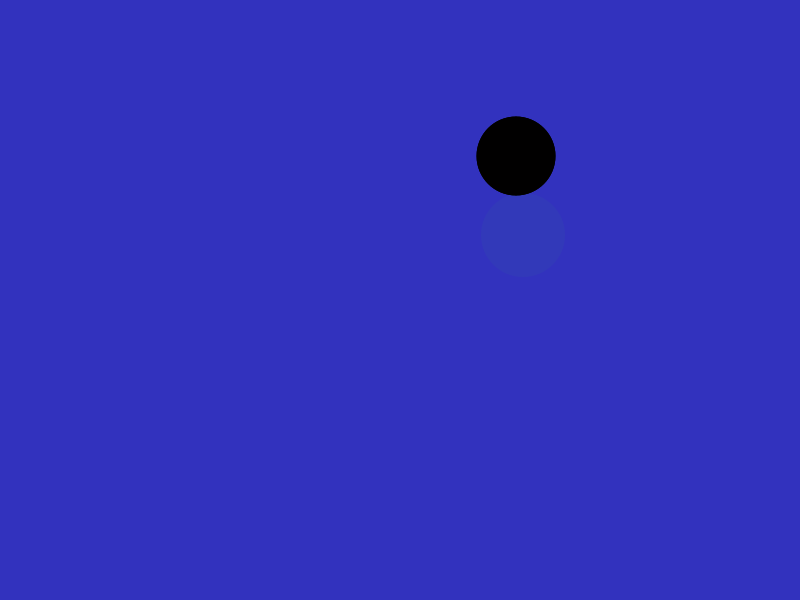
Frame 1 (no input)
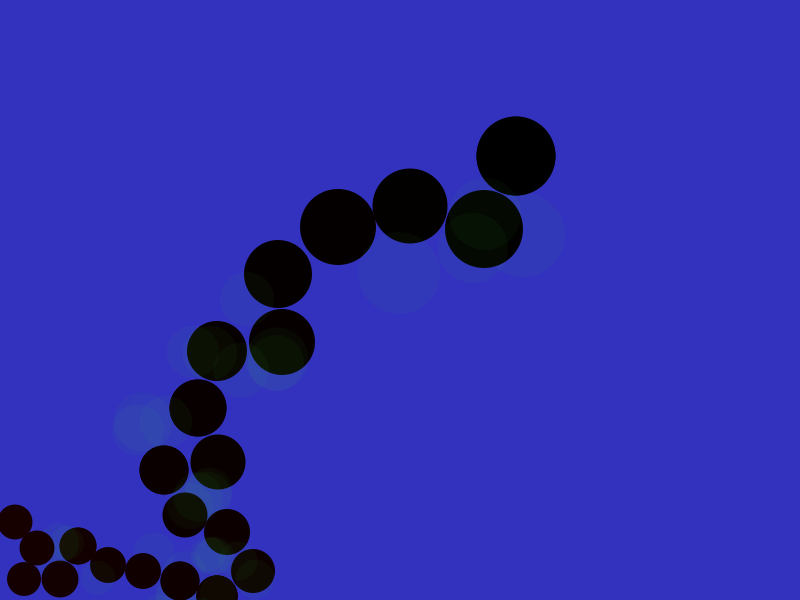
Frame 60 (the mouse pressed at the canvas centre just before this capture)
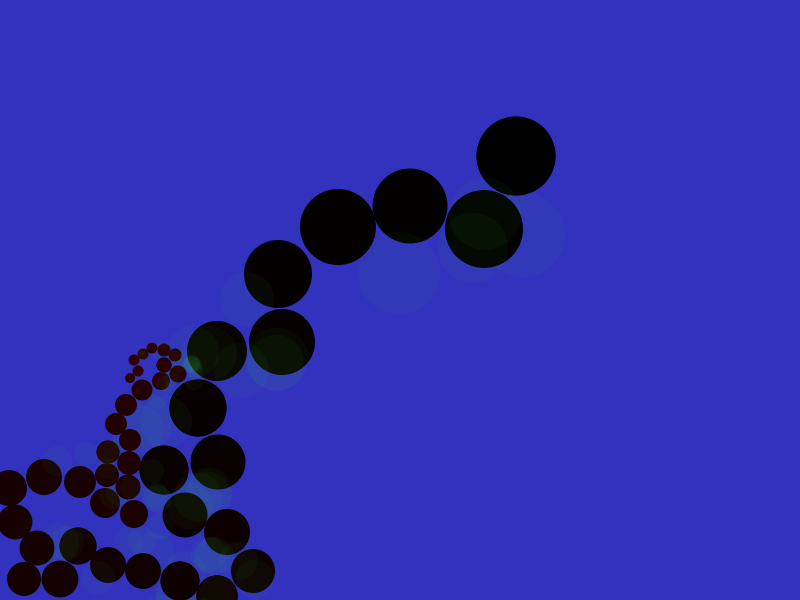
Frame 120 (the mouse held since frame 60 and released just before this capture)

The Processing sketch that drew these frames (run headless with seeded random() and noise(); from frame 60 on, the mouse is pressed at the canvas centre):

// Processing sketch: processing_16313
// ── processing_16313.pde

/*
  circlesuccession

  this applet will draw a succession of circles, each in a random direction, slowly turning from black to red
  i've written this to learn how arrays work and found that it's quite addictive to watch ;]

  -- 03-12-2010 totalwormage
*/

/* arrays in which we will store the position, colour and size of circles */
int[] x = new int[1];
int[] y = new int[1];
int[] c = new int[2];
float[] s = new float[1];
/* minimum and maximum size of circles */
float s_min;
float s_max = 80;
float angle;
PVector pos, pos_temp;
/* 'couldbe', 'cannot' and loopcounter respectively */
int zouKunnenCounter, kanNietCounter, loopCount;
boolean waitForInput;

void setup() {
  size(800,600);
  background(50,50,190);
  frameRate(20);
  smooth();
  /* create the first circle at a random point, semi-random size, with black colour */
  x[0] = int(random(1,width-1));
  y[0] = int(random(1,height-1));
  s[0] = int(random(60,int(s_max)));
  /* i don't know why, but sometimes the script screws up at the start resulting in an outofbounds error
  an ugly fix for this is to have a longer colour array */
  c[0] = 0;
  c[1] = 0;
  noStroke();
  fill(c[1],0,0);
  ellipse(x[0],y[0],s[0],s[0]);
}

void draw() {
  /* this is the 'waitForInput indicator', normally invisible */
  fill(50,50,190);
  rect(0,0,10,10);
  zouKunnenCounter = 0;
  /* pick a random angle in which to grow */
  angle = random(0,TWO_PI);
  /* make room in position, size and colour arrays for the next circle */
  x = expand(x,x.length+1);
  y = expand(y,y.length+1);
  s = expand(s,s.length+1);
  c = expand(c,c.length+1);
  /* if the size of the circles becomes too small, stop drawing them and wait for user input */
  if (s[s.length-2] < 3) {
    waitForInput = true;
    loopCount++;
    x = expand(x,x.length+1);
    y = expand(y,y.length+1);
    s = expand(s,s.length+1);
    c = expand(c,c.length+1);
    /* let the user know we're waiting for input by showing a green rect at the top left corner */
    fill(0,220,0);
    rect(0,0,10,10);
    noLoop();
  } else {
    /* the min and max size of the next circle is within a range of the previous circle's size */
    s_min = s[s.length-2]*0.9;
    s[s.length-1] = int(random(s_min,s[s.length-2]*1.1));
    /* move to the last drawn circle position and pick a position for the next one */
    pushMatrix();
    translate(x[x.length-2],y[y.length-2]);
    x[x.length-1] = int(x[x.length-2] + s[s.length-2] * cos(angle)+1);
    y[y.length-1] = int(y[y.length-2] + s[s.length-2] * sin(angle)+1);
    popMatrix();
    /* store that position in a PVector */
    pos = new PVector(x[x.length-1],y[y.length-1]);
    /* now we go throught every circle, using the x array as a counter */
    for(int i = 0; i < x.length-1; i++) {
      /* store each circle's position in a temporary PVector */
      pos_temp = new PVector(x[i],y[i]);
      /* if the distance between the next circle's radius and already drawn circle's radius is big enough for the two not to overlap
      and we're not outside the canvas we add 1 to the couldbecounter */
      if(pos_temp.dist(pos) >= s[i] / 2 + s[s.length-1] / 2 - 1 && pos.x > 0 && pos.y > 0 && pos.x < width && pos.y < height) {
        zouKunnenCounter++;
      } else {
        /* otherwise we add 1 to the cannotcounter, draw a transparant circle on that position, and break this loop */
        kanNietCounter++;
        fill(40,220,40,10);
        noStroke();
        ellipse(x[x.length-1],y[y.length-1],s[s.length-1],s[s.length-1]);
        /* delete the 'invalid' position from all arrays */
        x = shorten(x);
        y = shorten(y);
        s = shorten(s);
        c = shorten(c);
        break;
      }
    }
    /* when the couldbecounter equals the length of the x array there's no overlap whatsoever, we can draw a circle here! \o/ */
    if (zouKunnenCounter == x.length-1) {
      kanNietCounter = 0;
      c[c.length -1] = c[c.length-2] + 1; // this one used to cause the outofboundserror >_<
      fill(c[c.length -1],0,0);
      ellipse(x[x.length-1],y[y.length-1],s[s.length-1],s[s.length-1]);
    }

    /* if we've tried 80 times to draw a circle and failed there probably isn't room to draw another circle from this point */
    if (kanNietCounter >= 80) {
      kanNietCounter = 0;
      loopCount++;
      /* if we're stuck and the user has restarted the circledrawing process 5 times OR if we've reached pure red
      draw some nice lines between circles that are close to eachother for no apparent reason and end the applet */
      if (loopCount >= 5 || zouKunnenCounter >= 255) {
        noLoop();
        for (int i = x.length-1; i > 0; i--) {
          pos = new PVector(x[i],y[i]);
          for (int j = x.length-1; j > 0; j--) {
            pos_temp = new PVector(x[j],y[j]);
            if (pos_temp.dist(pos) < s[i] * 1.5) {
              stroke(255,70);
              line(pos.x,pos.y,pos_temp.x,pos_temp.y);
            }
          }
        }
      } else {
        /* if we're stuck but pure red hasn't been reached or we haven't 'rebooted' 5 times
        we're going to make room for a new starting point and wait for input */
        x = expand(x,x.length+1);
        y = expand(y,y.length+1);
        s = expand(s,s.length+1);
        c = expand(c,c.length+1);
        waitForInput = true;
        fill(0,220,0);
        rect(0,0,10,10);
        noLoop();
      }
    }
  }
}
/* if we're waiting for input and the user has clicked on a circle we make that our new starting point */
void mouseClicked() {
  if (waitForInput) {
    pos = new PVector(mouseX,mouseY);
    for (int i = 0; i < x.length-3; i++) {
      pos_temp = new PVector(x[i],y[i]);
      if (pos_temp.dist(pos) < s[i]/2) {
        x[x.length-1] = int(pos_temp.x);
        y[y.length-1] = int(pos_temp.y);
        s[s.length-1] = s[i];
        c[c.length-1] = c[i];
        waitForInput = false;
        loop();
      }
    }
  }
}
